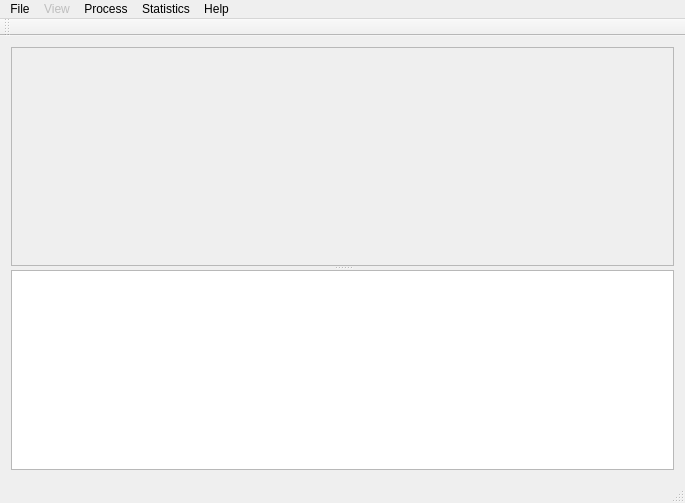
<?xml version="1.0" encoding="UTF-8"?>
<ui version="4.0">
 <class>MainWindow</class>
 <widget class="QMainWindow" name="MainWindow">
  <property name="geometry">
   <rect>
    <x>0</x>
    <y>0</y>
    <width>685</width>
    <height>503</height>
   </rect>
  </property>
  <property name="windowTitle">
   <string>MainWindow</string>
  </property>
  <widget class="QWidget" name="centralWidget">
   <layout class="QGridLayout" name="gridLayout">
    <item row="0" column="0">
     <layout class="QVBoxLayout" name="verticalLayout_2">
      <property name="sizeConstraint">
       <enum>QLayout::SetDefaultConstraint</enum>
      </property>
      <item>
       <widget class="QSplitter" name="MainSplitter">
        <property name="sizePolicy">
         <sizepolicy hsizetype="Preferred" vsizetype="Expanding">
          <horstretch>0</horstretch>
          <verstretch>0</verstretch>
         </sizepolicy>
        </property>
        <property name="orientation">
         <enum>Qt::Vertical</enum>
        </property>
        <widget class="QFrame" name="frame">
         <property name="enabled">
          <bool>true</bool>
         </property>
         <property name="sizePolicy">
          <sizepolicy hsizetype="Expanding" vsizetype="Expanding">
           <horstretch>0</horstretch>
           <verstretch>0</verstretch>
          </sizepolicy>
         </property>
         <property name="maximumSize">
          <size>
           <width>16777215</width>
           <height>10000</height>
          </size>
         </property>
         <property name="frameShape">
          <enum>QFrame::StyledPanel</enum>
         </property>
         <property name="frameShadow">
          <enum>QFrame::Raised</enum>
         </property>
        </widget>
        <widget class="QTextEdit" name="textEdit">
         <property name="enabled">
          <bool>true</bool>
         </property>
         <property name="sizePolicy">
          <sizepolicy hsizetype="Expanding" vsizetype="Expanding">
           <horstretch>0</horstretch>
           <verstretch>0</verstretch>
          </sizepolicy>
         </property>
         <property name="maximumSize">
          <size>
           <width>16777215</width>
           <height>200</height>
          </size>
         </property>
         <property name="readOnly">
          <bool>true</bool>
         </property>
        </widget>
       </widget>
      </item>
     </layout>
    </item>
   </layout>
  </widget>
  <widget class="QMenuBar" name="menuBar">
   <property name="geometry">
    <rect>
     <x>0</x>
     <y>0</y>
     <width>685</width>
     <height>22</height>
    </rect>
   </property>
   <widget class="QMenu" name="menuFile">
    <property name="title">
     <string>File</string>
    </property>
    <addaction name="actionNew_Project"/>
    <addaction name="actionOpen_Project"/>
    <addaction name="actionSave_Project"/>
    <addaction name="actionSave_Project_As"/>
    <addaction name="separator"/>
    <addaction name="actionExport_as"/>
    <addaction name="actionExport_image_as"/>
    <addaction name="separator"/>
    <addaction name="actionQuit"/>
   </widget>
   <widget class="QMenu" name="menuProcess">
    <property name="title">
     <string>Process</string>
    </property>
    <addaction name="actionNoise_Filling"/>
    <addaction name="actionPeak_Filtering"/>
    <addaction name="actionQuality_Assurance"/>
    <addaction name="actionNormalisation"/>
    <addaction name="actionMissing_Values_Imputation"/>
    <addaction name="actionTransformation"/>
    <addaction name="actionScaling"/>
    <addaction name="separator"/>
    <addaction name="actionComplete"/>
   </widget>
   <widget class="QMenu" name="menuStatistics">
    <property name="title">
     <string>Statistics</string>
    </property>
    <widget class="QMenu" name="menuUnivariate">
     <property name="title">
      <string>Univariate</string>
     </property>
     <widget class="QMenu" name="menuParametric">
      <property name="title">
       <string>Parametric</string>
      </property>
      <addaction name="actionT_test"/>
      <addaction name="actionANOVA_one_way"/>
     </widget>
     <widget class="QMenu" name="menuNon_parametric">
      <property name="title">
       <string>Non-parametric</string>
      </property>
      <addaction name="actionMann_Whitney_U_test"/>
      <addaction name="actionKruskal_Wallis"/>
     </widget>
     <addaction name="menuParametric"/>
     <addaction name="menuNon_parametric"/>
    </widget>
    <widget class="QMenu" name="menuMultivariate">
     <property name="title">
      <string>Multivariate</string>
     </property>
     <addaction name="actionPCA_1"/>
     <addaction name="actionPLS_DA"/>
    </widget>
    <addaction name="menuUnivariate"/>
    <addaction name="menuMultivariate"/>
    <addaction name="separator"/>
    <addaction name="actionNormality_Assessment"/>
   </widget>
   <widget class="QMenu" name="menuHelp">
    <property name="title">
     <string>Help</string>
    </property>
    <addaction name="actionAbout"/>
   </widget>
   <widget class="QMenu" name="menuView">
    <property name="enabled">
     <bool>false</bool>
    </property>
    <property name="title">
     <string>View</string>
    </property>
    <addaction name="actionShow_current_project"/>
   </widget>
   <addaction name="menuFile"/>
   <addaction name="menuView"/>
   <addaction name="menuProcess"/>
   <addaction name="menuStatistics"/>
   <addaction name="menuHelp"/>
  </widget>
  <widget class="QToolBar" name="mainToolBar">
   <attribute name="toolBarArea">
    <enum>TopToolBarArea</enum>
   </attribute>
   <attribute name="toolBarBreak">
    <bool>false</bool>
   </attribute>
  </widget>
  <widget class="QStatusBar" name="statusBar"/>
  <action name="actionNew_Project">
   <property name="text">
    <string>New Project...</string>
   </property>
  </action>
  <action name="actionOpen_Project">
   <property name="text">
    <string>Open Project...</string>
   </property>
  </action>
  <action name="actionSave_Project">
   <property name="text">
    <string>Save Project</string>
   </property>
  </action>
  <action name="actionSave_Project_As">
   <property name="text">
    <string>Save Project As...</string>
   </property>
  </action>
  <action name="actionExport_as">
   <property name="text">
    <string>Export as...</string>
   </property>
  </action>
  <action name="actionQuit">
   <property name="text">
    <string>Quit</string>
   </property>
  </action>
  <action name="actionNoise_Filling">
   <property name="text">
    <string>Noise Filling</string>
   </property>
  </action>
  <action name="actionPeak_Filtering">
   <property name="text">
    <string>Peak Filtering</string>
   </property>
  </action>
  <action name="actionQuality_Assurance">
   <property name="text">
    <string>Quality Assurance</string>
   </property>
  </action>
  <action name="actionNormalisation">
   <property name="text">
    <string>Normalisation</string>
   </property>
  </action>
  <action name="actionMissing_Values_Imputation">
   <property name="text">
    <string>Missing Values Imputation</string>
   </property>
  </action>
  <action name="actionTransformation">
   <property name="text">
    <string>Transformation</string>
   </property>
  </action>
  <action name="actionScaling">
   <property name="text">
    <string>Scaling</string>
   </property>
  </action>
  <action name="actionComplete">
   <property name="text">
    <string>Complete</string>
   </property>
  </action>
  <action name="actionNormality_Assessment">
   <property name="text">
    <string>Normality Assessment</string>
   </property>
  </action>
  <action name="actionExport_image_as">
   <property name="text">
    <string>Export image as...</string>
   </property>
  </action>
  <action name="actionT_test">
   <property name="text">
    <string>t-test (paired/unpaired)</string>
   </property>
  </action>
  <action name="actionT_test_paired">
   <property name="text">
    <string>t-test (paired)</string>
   </property>
  </action>
  <action name="actionANOVA_one_way">
   <property name="text">
    <string>ANOVA (one-way)</string>
   </property>
  </action>
  <action name="actionMann_Whitney_U_test_unpaired">
   <property name="text">
    <string>Mann Whitney-U test (unpaired)</string>
   </property>
  </action>
  <action name="actionMann_Whitney_U_test">
   <property name="text">
    <string>Mann Whitney-U test (paired/unpaired)</string>
   </property>
  </action>
  <action name="actionKruskal_Wallis">
   <property name="text">
    <string>Kruskal-Wallis</string>
   </property>
  </action>
  <action name="actionPLS_DA">
   <property name="text">
    <string>PLS-DA</string>
   </property>
  </action>
  <action name="actionShow_current_project">
   <property name="text">
    <string>Show current project</string>
   </property>
  </action>
  <action name="actionScore_plot">
   <property name="text">
    <string>Score plot</string>
   </property>
  </action>
  <action name="actionLoading_plot">
   <property name="text">
    <string>Loading plot</string>
   </property>
  </action>
  <action name="actionAbout">
   <property name="text">
    <string>About</string>
   </property>
  </action>
  <action name="actionPCA_1">
   <property name="text">
    <string>PCA</string>
   </property>
  </action>
 </widget>
 <layoutdefault spacing="6" margin="11"/>
 <resources/>
 <connections/>
</ui>
